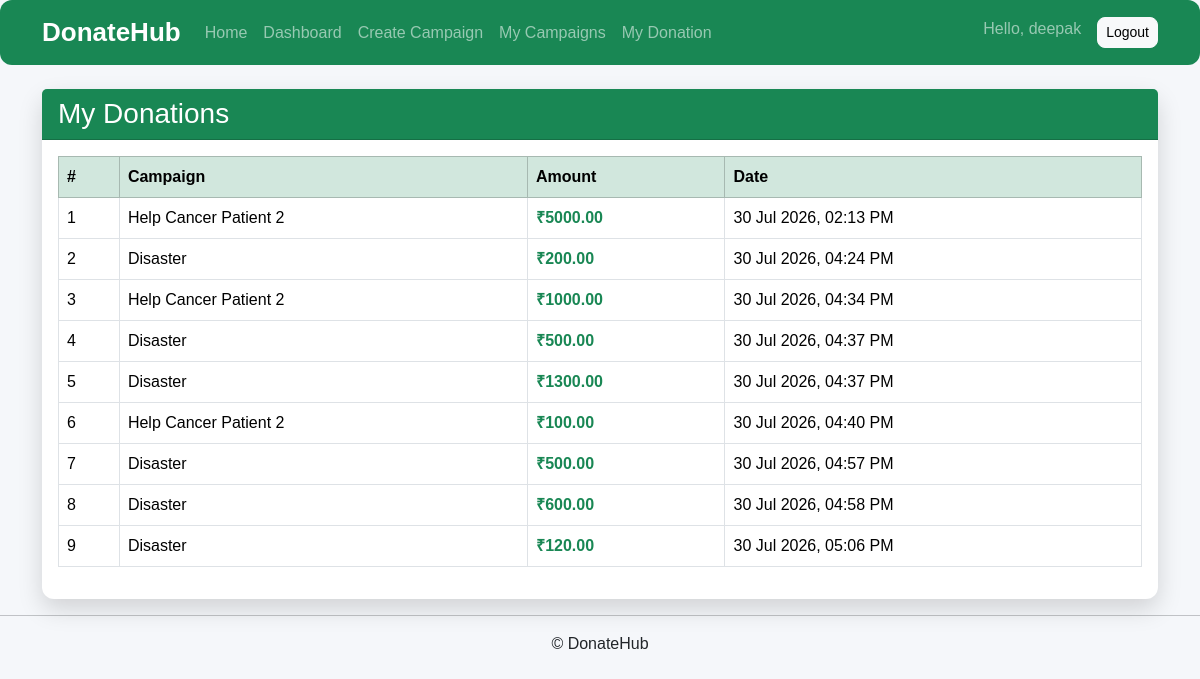
Page /donations/my/ (signed in) on the earlier database version.
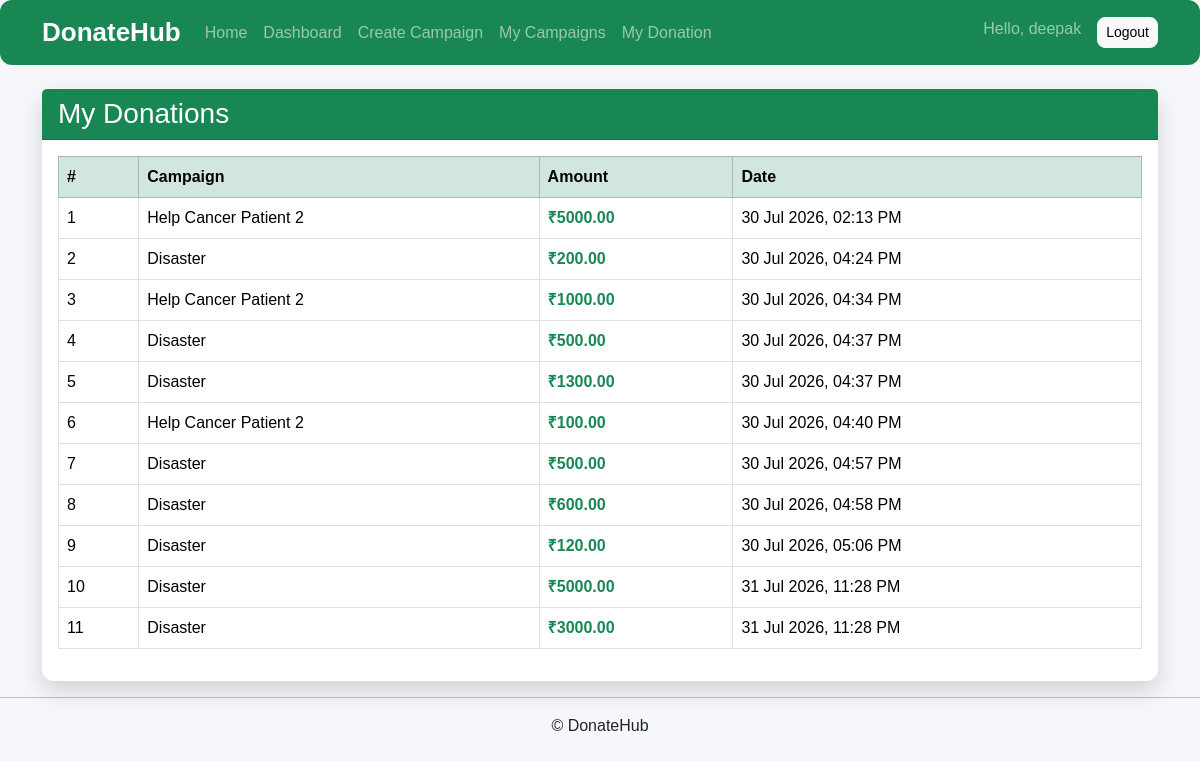
Same page on the later database version.
### accounts/models.py (models this page shows, shortened)
class User(AbstractUser):
    DONOR = "DONOR"
    NGO = "NGO"
    ROLE_CHOICES = [
        (DONOR, "Donor"),
        (NGO, "NGO"),
    ]
    role = models.CharField(
        max_length=10,
        choices=ROLE_CHOICES,
        default=DONOR
    )
    phone = models.CharField(max_length=15, blank=True)

### donations/models.py (models this page shows, shortened)
class Donation(models.Model):
    donor=models.ForeignKey(
        settings.AUTH_USER_MODEL,
        on_delete=models.CASCADE,
        related_name="donations"
    )
    campaign=models.ForeignKey(
        Campaign,
        on_delete=models.CASCADE,
        related_name="donations"
    )
    amount=models.DecimalField(
        max_digits=10,
        decimal_places=2
    )
    donated_at=models.DateTimeField(
        auto_now_add=True
    )

### campaigns/models.py (models this page shows, shortened)
class Campaign(models.Model):
    CATEGORY_CHOICES = [
        ("OTHER", "Other"),
        ("MEDICAL", "Medical"),
        ("EDUCATION", "Education"),
        ("FOOD", "Food"),
        ("DISASTER", "Disaster Relief"),
    ]
    STATUS_CHOICES = [
        ("PENDING", "Pending"),
        ("APPROVED", "Approved"),
        ("REJECTED", "Rejected"),
        ("COMPLETED", "Completed"),
    ]
    ngo = models.ForeignKey(
        settings.AUTH_USER_MODEL,
        on_delete=models.CASCADE,
        related_name="campaigns"
    )
    title = models.CharField(
        max_length=200
    )
    description = models.TextField()
    category = models.CharField(
        max_length=20,
        choices=CATEGORY_CHOICES,
        default="OTHER"
    )
    goal_amount = models.DecimalField(
        max_digits=10,
        decimal_places=2
    )
    raised_amount = models.DecimalField(
        max_digits=10,
        decimal_places=2,
        default=0
    )
    image = models.ImageField(
        upload_to="campaigns/",
        blank=True,
        null=True
    )
    status = models.CharField(
        max_length=20,
        choices=STATUS_CHOICES,
        default="PENDING"
    )
    created_at = models.DateTimeField(
        auto_now_add=True
    )

### donations/views.py (the view)
@login_required
def my_donations(request):
    donations=Donation.objects.filter(
        donor=request.user
    )
    return render(
        request,
        "donations/my_donations.html",
        {
            "donations":donations
        }
    )

### templates/donations/my_donations.html (shortened to what this page needs)
{% extends "base.html" %}
{% block content %}
<div class="card shadow">
    <div class="card-header bg-success text-white">
        <h3 class="mb-0">My Donations</h3>
    </div>
    <div class="card-body">
        {% if donations %}
        <div class="table-responsive">
            <table class="table table-hover table-bordered align-middle">
                <thead class="table-success">
                    <tr>
                        <th>#</th>
                        <th>Campaign</th>
                        <th>Amount</th>
                        <th>Date</th>
                    </tr>
                </thead>
                <tbody>
                    {% for donation in donations %}
                    <tr>
                        <td>{{ forloop.counter }}</td>
                        <td>
                            {{ donation.campaign.title }}
                        </td>
                        <td class="fw-bold text-success">
                            ₹{{ donation.amount }}
                        </td>
                        <td>
                            {{ donation.donated_at|date:"d M Y, h:i A" }}
                        </td>
                    </tr>
                    {% endfor %}
                </tbody>
            </table>
        </div>
        {% else %}
        <div class="alert alert-info text-center mb-0">
            You haven't made any donations yet.
        </div>
        {% endif %}
    </div>
</div>
{% endblock %}

### templates/base.html (shortened to what this page needs)
{% load static %}
<!DOCTYPE html>
<html lang="en">
<head>
    <link href="https://cdn.jsdelivr.net/npm/bootstrap@5.3.7/dist/css/bootstrap.min.css" rel="stylesheet">
    <link rel="stylesheet" href="{% static 'css/style.css' %}">
</head>
<body>
    {% include 'partials/navbar.html' %}
    <div class="container mt-4">
        {% block content %}
        {% endblock %}
    </div>
    {% include 'partials/footer.html' %}
</body>
</html>

### templates/partials/navbar.html (shortened to what this page needs)
<nav class="navbar navbar-expand-lg navbar-dark bg-success">
    <div class="container">
        <a class="navbar-brand fw-bold">
            DonateHub
        </a>
        <div class="collapse navbar-collapse" id="navbarNav">
            <ul class="navbar-nav me-auto">
                <li class="nav-item">
                    <a class="nav-link" href="/">Home</a>
                </li>
                {% if user.is_authenticated %}
                    {% if user.role == "DONOR" %}
                        <li class="nav-item">
                            <a class="nav-link" href="{% url 'donor_dashboard' %}">
                                Dashboard
                            </a>
                        </li>
                        <li class="nav-item">
                            <a class="nav-link" href="{% url 'my_donations' %}">
                                My Donations
                            </a>
                        </li>
                    {% elif user.role == "NGO" %}
                        <li class="nav-item">
                            <a class="nav-link" href="{% url 'ngo_dashboard' %}">
                                Dashboard
                            </a>
                        </li>
                        <li class="nav-item">
                            <a class="nav-link" href="{% url 'create_campaign' %}">
                                Create Campaign
                            </a>
                        </li>
                        <li class="nav-item">
                            <a class="nav-link" href="{% url 'my_campaigns' %}">
                                My Campaigns
                            </a>
                        </li>
                        <li class="nav-item">
                            <a class="nav-link" href="{% url 'my_donations' %}">
                                My Donation
                            </a>
                        </li>
                    {% endif %}
                {% endif %}
            </ul>
            <ul class="navbar-nav">
                {% if user.is_authenticated %}
                    <li class="nav-item">
                        <span class="navbar-text me-3">
                            Hello, {{ user.username }}
                        </span>
                    </li>
                    <li class="nav-item">
                        <a class="btn btn-light btn-sm" href="{% url 'logout' %}">
                            Logout
                        </a>
                    </li>
                {% endif %}
            </ul>
        </div>
    </div>
</nav>

### templates/partials/footer.html
<hr>
<p align="center">© DonateHub</p>

### static/css/style.css (style rules this page uses)
body { background:#f5f7fa; font-family:Arial, Helvetica, sans-serif; }
.navbar-brand { font-size:26px; font-weight:bold; }
.nav-link { font-weight:500; }
.btn { border-radius:8px; }
.card { border:none; border-radius:12px; transition:.3s; }
.bg-success { border-radius:12px; }
.shadow { box-shadow:0 10px 25px rgba(0,0,0,.15)!important; }

Differences in the rows shown:
added Donation: campaign "Disaster", amount "5000.00", donated_at "31 Jul 2026, 11:28 PM"
added Donation: campaign "Disaster", amount "3000.00", donated_at "31 Jul 2026, 11:28 PM"
